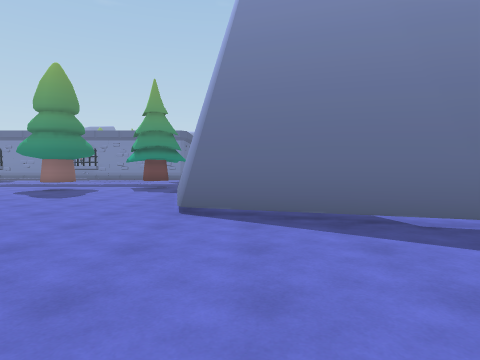
View 1 (above)

20 first-person views from a walk through a Unity game level. The camera is 1.3 m above the floor, tilts 2° down and sees 75° across. The floor is counted in squares, 2 m on a side. Each view is taken from the middle of a square. On the plan, view 1 faces up. The plan holds only what a view shows up to about 10 squares ahead; the rest is blank. The place goes on beyond the plan. Some animated figures are not drawn.

View 2
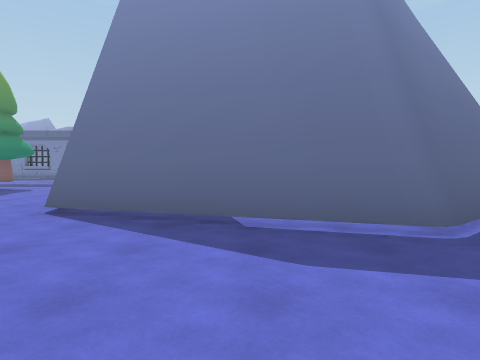

View 3
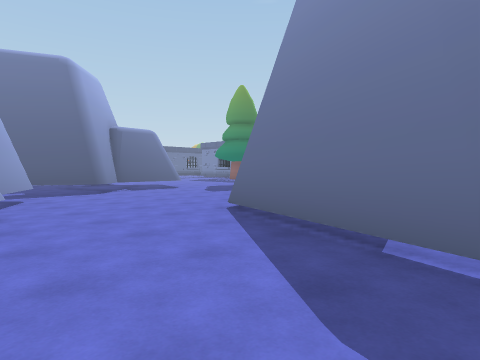

View 4
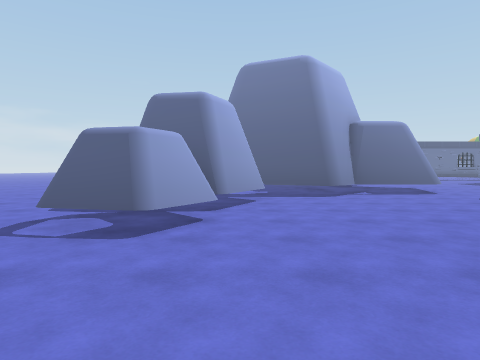

View 5
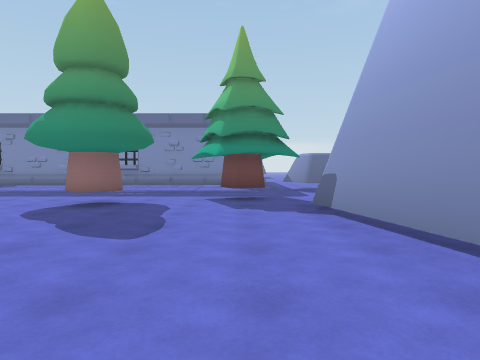

View 6
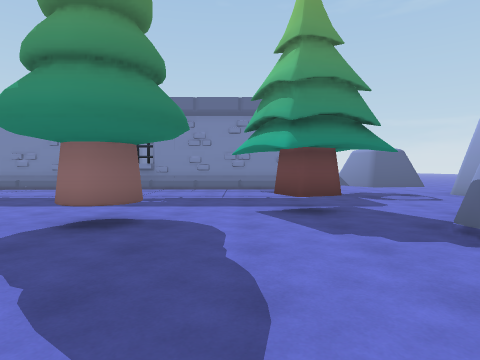

View 7
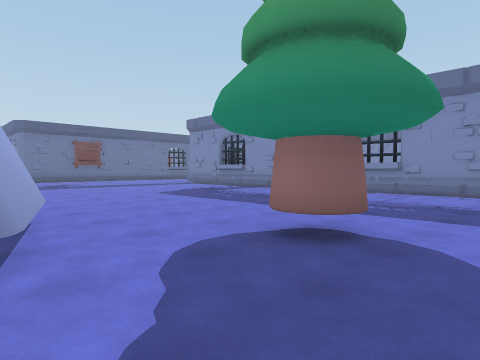

View 8
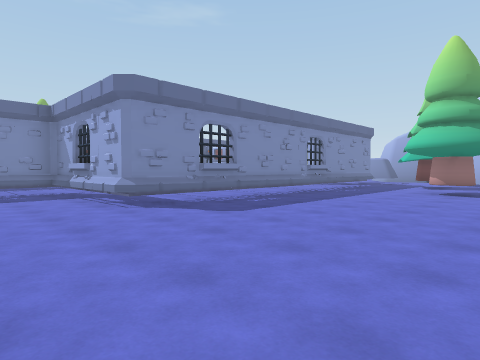

View 9
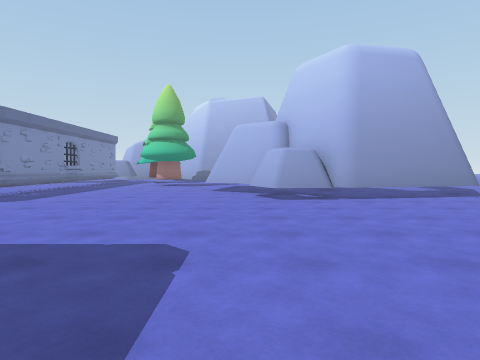

View 10
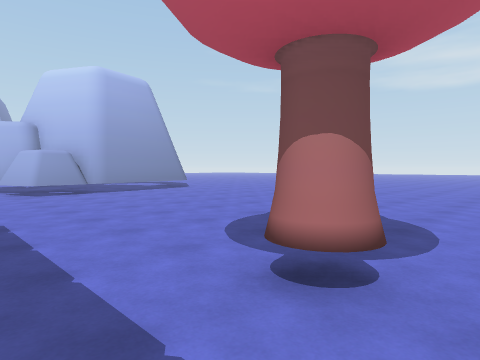

View 11
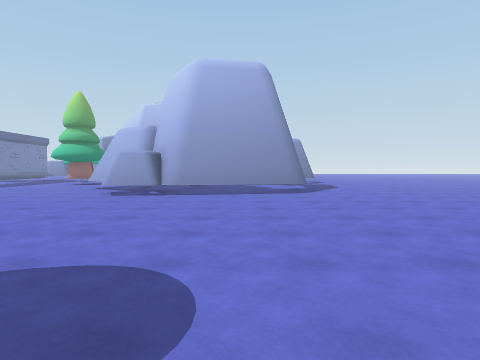

View 12
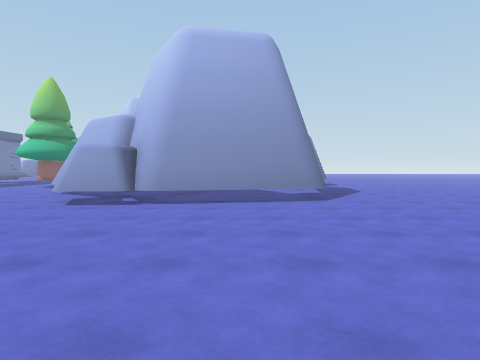

View 13
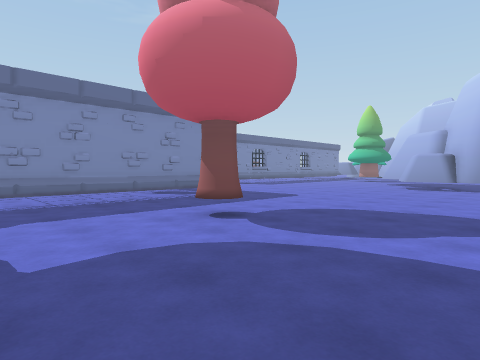

View 14
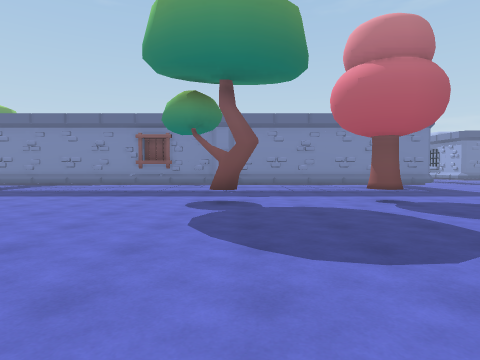

View 15
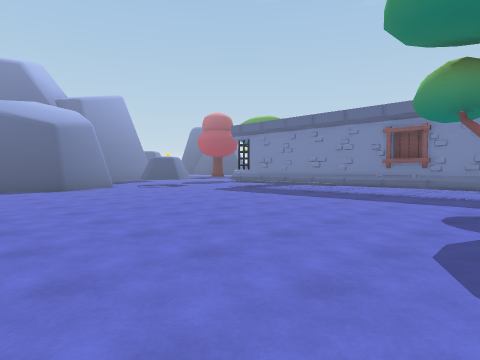

View 16
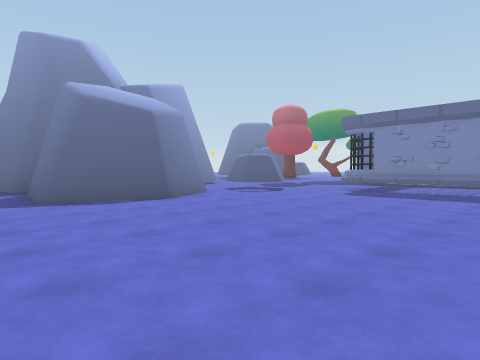

View 17
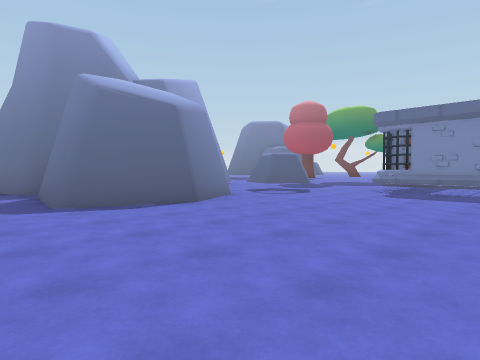

View 18
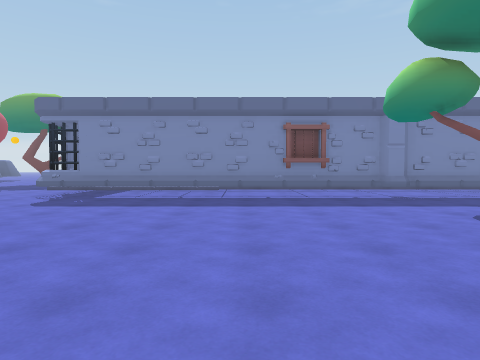

View 19
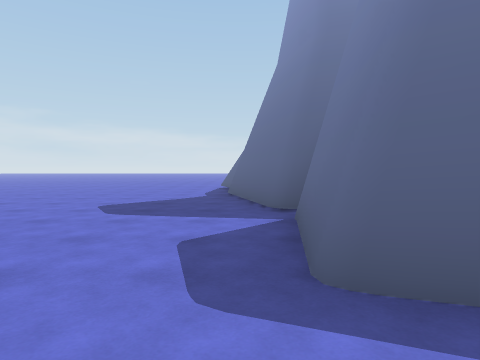

View 20
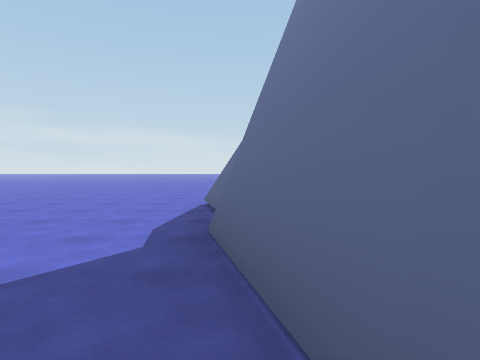

### Floor plan
Key: @ floor where view 1 was taken; # wall or solid block; . main floor; : floor 0.5 m higher than the main floor; = window, fence, low wall or low ledge; T pine tree; H thing the floor can be seen under or through; S shelf; O other object.
Columns run from 42 left of view 1 to 4 right of it. Each row starts with its distance up from view 1.
 19                              ::
 18                             :::
 17                             ##:
 16                             .##::  ::::  ....
 15                             ..#::::::::  ....
 14                             ..#:::::::: ## .#
 13                             ..#############.#
 12          ...S:::::::::::   ................
 11          ...S:::::::::::   ............T..
 10           ..:::::::::::::: .........#....
  9           ..=HHHH###O######..............#
  8          ##.......................#......#
  7          #.......................####....#
  6          ...........O..O.......###  #....#
  5          #.....................#    #....###
  4          #.....................#    #......####
  3          #.....................##  ##.........#
  2     ######......................#  #.###.......
  1 #####................. .........#      ###....
  0 .................   .  ..........       ##@ .

Positions as (right, up) in squares from view 1, and headings:
1: (0, 0), facing up
2: (2, 0), facing up
3: (3, 1), facing up-left
4: (2, 2), facing left
5: (-3, 4), facing up
6: (-4, 6), facing up
7: (-4, 7), facing up-left
8: (-15, 8), facing up-right
9: (-18, 7), facing right
10: (-20, 8), facing down-right
11: (-19, 3), facing right
12: (-17, 3), facing right
13: (-22, 3), facing up-right
14: (-22, 0), facing up
15: (-22, 1), facing up-left
16: (-26, 0), facing up-left
17: (-27, 0), facing up-left
18: (-26, 2), facing up
19: (-31, 1), facing left
20: (-36, 1), facing left
